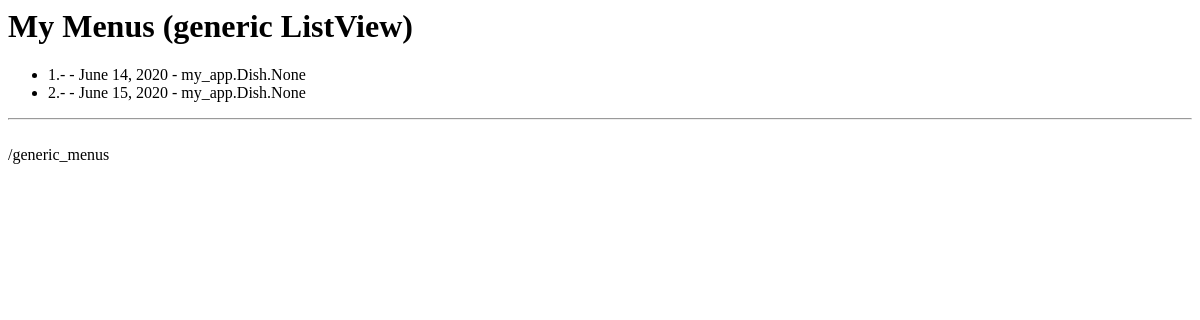
Page /generic_menus on the earlier database version.
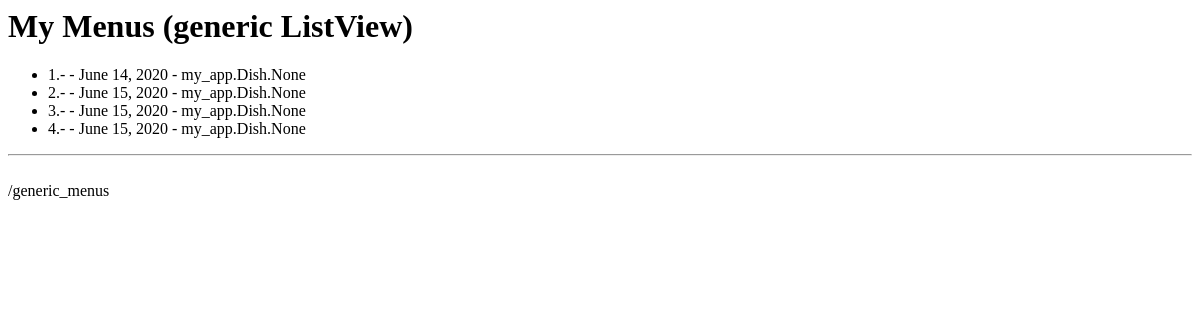
Same page on the later database version.
### my_app/models.py (models this page shows, shortened)
class Menu(models.Model):
    schedule = models.DateField(blank=True)
    dishes = models.ManyToManyField(Dish, verbose_name="Menu Dishes")
    is_active = models.BooleanField(default=True)

### my_app/views.py (the view, shortened to what this page needs)
# urls.py: path('generic_menus', views.MenuListViewGeneric.as_view(), name="generic_menu_list_view"),
class MenuListViewGeneric(ListView):
    template_name = "Menu/Menu_list_generic.html"
    queryset = Menu.objects.all()

### my_app/templates/Menu/Menu_list_generic.html
<h1>My Menus (generic ListView)</h1>
<ul>
{% if object_list %}
{% for instance in object_list %}
    <li>{{instance.id}}.- {{instance.timestamp}} - {{instance.schedule}} - {{instance.dishes}}</li>
{% endfor %}
</ul><hr><br>
{% endif %}
 {% url 'gview:generic_menu_list_view' %}

Differences in the rows shown:
added Menu: id "3", schedule "June 15, 2020", dishes "my_app.Dish.None"
added Menu: id "4", schedule "June 15, 2020", dishes "my_app.Dish.None"
